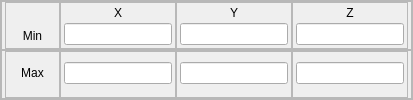
                   <widget class="QFrame" name="frame_DefineBox">
                    <property name="frameShape">
                     <enum>QFrame::StyledPanel</enum>
                    </property>
                    <property name="frameShadow">
                     <enum>QFrame::Raised</enum>
                    </property>
                    <layout class="QVBoxLayout" name="verticalLayout_7">
                     <property name="spacing">
                      <number>0</number>
                     </property>
                     <property name="margin">
                      <number>0</number>
                     </property>
                     <item>
                      <widget class="QFrame" name="frame_10">
                       <property name="frameShape">
                        <enum>QFrame::StyledPanel</enum>
                       </property>
                       <property name="frameShadow">
                        <enum>QFrame::Raised</enum>
                       </property>
                       <layout class="QHBoxLayout" name="horizontalLayout_12">
                        <property name="spacing">
                         <number>0</number>
                        </property>
                        <property name="leftMargin">
                         <number>3</number>
                        </property>
                        <property name="topMargin">
                         <number>0</number>
                        </property>
                        <property name="rightMargin">
                         <number>3</number>
                        </property>
                        <property name="bottomMargin">
                         <number>0</number>
                        </property>
                        <item>
                         <widget class="QFrame" name="frame_33">
                          <property name="sizePolicy">
                           <sizepolicy hsizetype="Fixed" vsizetype="Preferred">
                            <horstretch>0</horstretch>
                            <verstretch>0</verstretch>
                           </sizepolicy>
                          </property>
                          <property name="minimumSize">
                           <size>
                            <width>55</width>
                            <height>0</height>
                           </size>
                          </property>
                          <property name="frameShape">
                           <enum>QFrame::StyledPanel</enum>
                          </property>
                          <property name="frameShadow">
                           <enum>QFrame::Raised</enum>
                          </property>
                          <layout class="QVBoxLayout" name="verticalLayout_29">
                           <property name="spacing">
                            <number>3</number>
                           </property>
                           <property name="margin">
                            <number>3</number>
                           </property>
                           <item>
                            <widget class="QLabel" name="label_51">
                             <property name="text">
                              <string/>
                             </property>
                            </widget>
                           </item>
                           <item>
                            <widget class="QLabel" name="label_23">
                             <property name="text">
                              <string>Min</string>
                             </property>
                             <property name="alignment">
                              <set>Qt::AlignCenter</set>
                             </property>
                            </widget>
                           </item>
                          </layout>
                         </widget>
                        </item>
                        <item>
                         <widget class="QFrame" name="frame_34">
                          <property name="frameShape">
                           <enum>QFrame::StyledPanel</enum>
                          </property>
                          <property name="frameShadow">
                           <enum>QFrame::Raised</enum>
                          </property>
                          <layout class="QVBoxLayout" name="verticalLayout_35">
                           <property name="spacing">
                            <number>3</number>
                           </property>
                           <property name="margin">
                            <number>3</number>
                           </property>
                           <item>
                            <widget class="QLabel" name="label_24">
                             <property name="text">
                              <string>X</string>
                             </property>
                             <property name="alignment">
                              <set>Qt::AlignCenter</set>
                             </property>
                            </widget>
                           </item>
                           <item>
                            <widget class="QLineEdit" name="txt_Min_Box_Sur_X"/>
                           </item>
                          </layout>
                         </widget>
                        </item>
                        <item>
                         <widget class="QFrame" name="frame_41">
                          <property name="frameShape">
                           <enum>QFrame::StyledPanel</enum>
                          </property>
                          <property name="frameShadow">
                           <enum>QFrame::Raised</enum>
                          </property>
                          <layout class="QVBoxLayout" name="verticalLayout_36">
                           <property name="spacing">
                            <number>3</number>
                           </property>
                           <property name="margin">
                            <number>3</number>
                           </property>
                           <item>
                            <widget class="QLabel" name="label_25">
                             <property name="text">
                              <string>Y</string>
                             </property>
                             <property name="alignment">
                              <set>Qt::AlignCenter</set>
                             </property>
                            </widget>
                           </item>
                           <item>
                            <widget class="QLineEdit" name="txt_Min_Box_Sur_Y"/>
                           </item>
                          </layout>
                         </widget>
                        </item>
                        <item>
                         <widget class="QFrame" name="frame_42">
                          <property name="frameShape">
                           <enum>QFrame::StyledPanel</enum>
                          </property>
                          <property name="frameShadow">
                           <enum>QFrame::Raised</enum>
                          </property>
                          <layout class="QVBoxLayout" name="verticalLayout_37">
                           <property name="spacing">
                            <number>3</number>
                           </property>
                           <property name="margin">
                            <number>3</number>
                           </property>
                           <item>
                            <widget class="QLabel" name="label_26">
                             <property name="text">
                              <string>Z</string>
                             </property>
                             <property name="alignment">
                              <set>Qt::AlignCenter</set>
                             </property>
                            </widget>
                           </item>
                           <item>
                            <widget class="QLineEdit" name="txt_Min_Box_Sur_Z"/>
                           </item>
                          </layout>
                         </widget>
                        </item>
                       </layout>
                      </widget>
                     </item>
                     <item>
                      <widget class="QFrame" name="frame_13">
                       <property name="frameShape">
                        <enum>QFrame::StyledPanel</enum>
                       </property>
                       <property name="frameShadow">
                        <enum>QFrame::Raised</enum>
                       </property>
                       <layout class="QHBoxLayout" name="horizontalLayout_13">
                        <property name="spacing">
                         <number>0</number>
                        </property>
                        <property name="leftMargin">
                         <number>3</number>
                        </property>
                        <property name="topMargin">
                         <number>0</number>
                        </property>
                        <property name="rightMargin">
                         <number>3</number>
                        </property>
                        <property name="bottomMargin">
                         <number>0</number>
                        </property>
                        <item>
                         <widget class="QFrame" name="frame_43">
                          <property name="sizePolicy">
                           <sizepolicy hsizetype="Fixed" vsizetype="Preferred">
                            <horstretch>0</horstretch>
                            <verstretch>0</verstretch>
                           </sizepolicy>
                          </property>
                          <property name="minimumSize">
                           <size>
                            <width>55</width>
                            <height>0</height>
                           </size>
                          </property>
                          <property name="frameShape">
                           <enum>QFrame::StyledPanel</enum>
                          </property>
                          <property name="frameShadow">
                           <enum>QFrame::Raised</enum>
                          </property>
                          <layout class="QVBoxLayout" name="verticalLayout_38">
                           <property name="spacing">
                            <number>3</number>
                           </property>
                           <property name="leftMargin">
                            <number>3</number>
                           </property>
                           <property name="topMargin">
                            <number>0</number>
                           </property>
                           <property name="rightMargin">
                            <number>3</number>
                           </property>
                           <property name="bottomMargin">
                            <number>3</number>
                           </property>
                           <item>
                            <widget class="QLabel" name="label_27">
                             <property name="text">
                              <string>Max</string>
                             </property>
                             <property name="alignment">
                              <set>Qt::AlignCenter</set>
                             </property>
                            </widget>
                           </item>
                          </layout>
                         </widget>
                        </item>
                        <item>
                         <widget class="QFrame" name="frame_44">
                          <property name="frameShape">
                           <enum>QFrame::StyledPanel</enum>
                          </property>
                          <property name="frameShadow">
                           <enum>QFrame::Raised</enum>
                          </property>
                          <layout class="QVBoxLayout" name="verticalLayout_39">
                           <property name="spacing">
                            <number>3</number>
                           </property>
                           <property name="leftMargin">
                            <number>3</number>
                           </property>
                           <property name="topMargin">
                            <number>0</number>
                           </property>
                           <property name="rightMargin">
                            <number>3</number>
                           </property>
                           <property name="bottomMargin">
                            <number>3</number>
                           </property>
                           <item>
                            <widget class="QLineEdit" name="txt_Max_Box_Sur_X"/>
                           </item>
                          </layout>
                         </widget>
                        </item>
                        <item>
                         <widget class="QFrame" name="frame_45">
                          <property name="frameShape">
                           <enum>QFrame::StyledPanel</enum>
                          </property>
                          <property name="frameShadow">
                           <enum>QFrame::Raised</enum>
                          </property>
                          <layout class="QVBoxLayout" name="verticalLayout_40">
                           <property name="spacing">
                            <number>3</number>
                           </property>
                           <property name="leftMargin">
                            <number>3</number>
                           </property>
                           <property name="topMargin">
                            <number>0</number>
                           </property>
                           <property name="rightMargin">
                            <number>3</number>
                           </property>
                           <property name="bottomMargin">
                            <number>3</number>
                           </property>
                           <item>
                            <widget class="QLineEdit" name="txt_Max_Box_Sur_Y"/>
                           </item>
                          </layout>
                         </widget>
                        </item>
                        <item>
                         <widget class="QFrame" name="frame_46">
                          <property name="frameShape">
                           <enum>QFrame::StyledPanel</enum>
                          </property>
                          <property name="frameShadow">
                           <enum>QFrame::Raised</enum>
                          </property>
                          <layout class="QVBoxLayout" name="verticalLayout_41">
                           <property name="spacing">
                            <number>3</number>
                           </property>
                           <property name="leftMargin">
                            <number>3</number>
                           </property>
                           <property name="topMargin">
                            <number>0</number>
                           </property>
                           <property name="rightMargin">
                            <number>3</number>
                           </property>
                           <property name="bottomMargin">
                            <number>3</number>
                           </property>
                           <item>
                            <widget class="QLineEdit" name="txt_Max_Box_Sur_Z"/>
                           </item>
                          </layout>
                         </widget>
                        </item>
                       </layout>
                      </widget>
                     </item>
                    </layout>
                   </widget>
